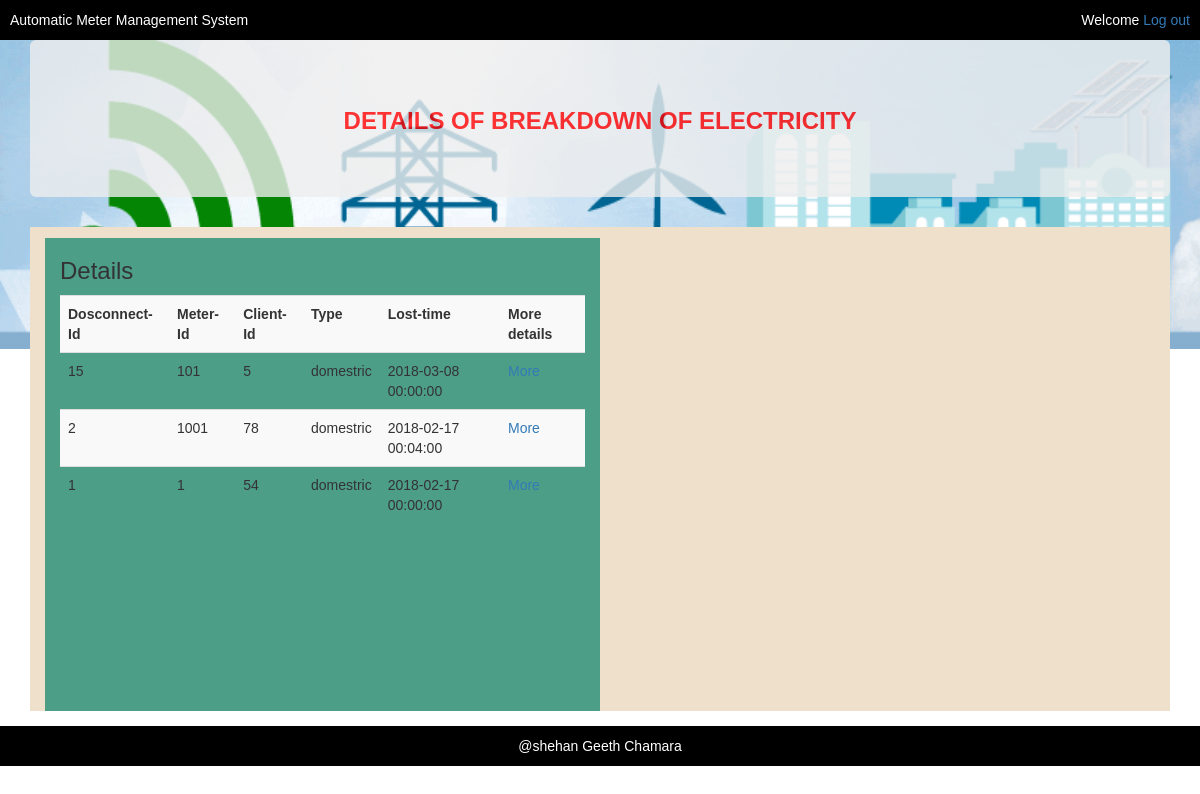
Page /mainServer/public_html/elec_meter/elec_meter/disconect/html/index.php on the committed database.
### tables this page shows
CREATE TABLE `disconnect_tb` (
  `disconnect_id` int(11) NOT NULL,
  `meter_id` varchar(10) NOT NULL,
  `lost_time` datetime NOT NULL
);

CREATE TABLE `meter_tb` (
  `meter_id` int(10) NOT NULL,
  `meter_type` varchar(10) NOT NULL,
  `client_id` int(11) NOT NULL,
  `start_date` datetime NOT NULL,
  `location_lat` double NOT NULL,
  `location_lng` double NOT NULL,
  `password` varchar(40) NOT NULL,
  `connectivity` tinyint(4) NOT NULL,
  `bill_id` int(11) NOT NULL,
  `bill_type` tinyint(4) NOT NULL,
  `Pro_id` int(11) DEFAULT NULL
);

### mainServer/public_html/elec_meter/elec_meter/disconect/html/index.php (the view, shortened to what this page needs)
<?php
  include("connection.php");
  $query = "select disconnect_tb.disconnect_id,meter_tb.meter_id,disconnect_tb.lost_time,meter_tb.meter_type,meter_tb.client_id,client_tb.address,meter_tb.location_lat,meter_tb.location_lng
   from disconnect_tb,meter_tb,client_tb
  where disconnect_tb.meter_id = meter_tb.meter_id AND meter_tb.client_id = client_tb.client_id AND disconnect_tb.meter_id in (select meter_id from meter_tb where connectivity =0) ORDER BY disconnect_tb.lost_time DESC";
  $details = mysqli_query($connection, $query);
  $disconnect_details = "";
  while ($user = mysqli_fetch_assoc($details)) {
    $disconnect_details .= "<tr>";
    $disconnect_details .= "<td>{$user['disconnect_id']}</td>";
    $disconnect_details .= "<td>{$user['meter_id']}</td>";
    $disconnect_details .= "<td>{$user['client_id']}</td>";
    $disconnect_details .= "<td>{$user['meter_type']}</td>";
    $disconnect_details .= "<td>{$user['lost_time']}</td>";
    $disconnect_details .= "<td><a href=\"more_details.php?disconnect_id={$user['disconnect_id']}\">More</a></td>";
    $disconnect_details .= "</tr>";
  }
 ?>
<!DOCTYPE html>
<html lang="en">
<head>
  <link rel="stylesheet" href="https://maxcdn.bootstrapcdn.com/bootstrap/3.3.7/css/bootstrap.min.css">
  <link rel="stylesheet" type="text/css" href="../css/main.css">
</head>
<body>
  <?php require_once('../../header.php'); ?>
<div class="container" >
  <div class="jumbotron heading">
    <h3>Details of breakdown of electricity</h3>
  </div>
  <div class="details col-sm-12"  style="overflow-y: scroll;  min-height: 484px; max-height: 484px;">
    <div class="names col-sm-6">
      <h3>Details</h3>
      <table class="table table-striped">
        <tr>
          <th>Dosconnect-Id</th>
          <th>Meter-Id</th>
          <th>Client-Id</th>
          <th>Type</th>
          <th>Lost-time</th>
          <th>More details</th>
        </tr>
        <?php echo $disconnect_details; ?>
      </table>
    </div>
    <div class="map col-sm-6">
      <div id="map" style="height: 500px; width: 540px;">
      </div>
    </div>
  </div>
</div>
  <?php require_once('../../footer.php'); ?>
</body>
</html>

### mainServer/public_html/elec_meter/elec_meter/header.php (shortened to what this page needs)
<header>
	<div class = "appname">Automatic Meter Management System</div>
	<div class="loggedin">Welcome <?php echo $_SESSION['user_name']; ?> <a href="logout.php">Log out</a></div>
</header>

### mainServer/public_html/elec_meter/elec_meter/footer.php (shortened to what this page needs)
<footer>
	<div class = "appname">@shehan Geeth Chamara</div>
</footer>

### mainServer/public_html/elec_meter/elec_meter/disconect/css/main.css (style rules this page uses)
body { background-image: url("../pic/Smart-grid-v01.gif"); background-repeat: no-repeat; background-attachment: fixed; background-size: 100% 35%; }
.heading { opacity: 0.8; filter: alpha(opacity=50); text-transform: uppercase; }
.heading h3 { color: red; font-weight: bold; text-align: center; }
.names { margin-top: 1%; background-color: #4d9e87; background-repeat: no-repeat; background-attachment: fixed; height: 500px; }
.map { margin-top: 1%; margin-bottom: 2%; }
.details { background-color: #efe0cb; margin-bottom: 15px; }

### mainServer/public_html/elec_meter/elec_meter/header.php (style rules this page uses)
header { color: white; padding: 10px; background: black; overflow: auto; }
header .appname { float: left; }
header .loggedin { float: right; }
body { font-family: Arial, "Helvetica Neue", Helvetica, sans-serif; }

### mainServer/public_html/elec_meter/elec_meter/footer.php (style rules this page uses)
footer { color: white; padding: 10px; background: black; overflow: auto; }
footer .appname { text-align: center; }

### rows in the picture
disconnect_tb: disconnect_id "15", meter.meter_id "101", meter.client_id "5", meter.meter_type "domestric", lost_time "2018-03-08 00:00:00"
disconnect_tb: disconnect_id "2", meter.meter_id "1001", meter.client_id "78", meter.meter_type "domestric", lost_time "2018-02-17 00:04:00"
disconnect_tb: disconnect_id "1", meter.meter_id "1", meter.client_id "54", meter.meter_type "domestric", lost_time "2018-02-17 00:00:00"
